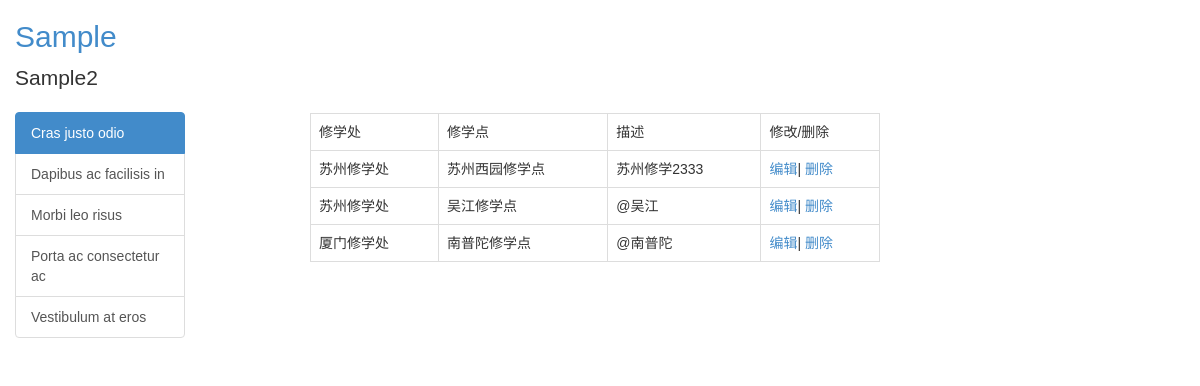
The page /admin/department/list (signed in) on the database its author committed.
### putidms/models/org.py (models this page shows, shortened)
class Department(db.Model):
    __tablename__ = 'departments'
    id = db.Column(db.Integer, primary_key=True, autoincrement=True)
    division_id = db.Column(db.Integer, db.ForeignKey('divisions.id'))
    name = db.Column(db.String(255), index=True, unique=True, nullable=False)
    desc = db.Column(db.Text)
    create_time = db.Column(db.DateTime, default=datetime.utcnow)
    update_user = db.Column(db.Integer)
    update_time = db.Column(db.DateTime, default=datetime.utcnow)
    classes = db.relationship('Class', backref='department', lazy='dynamic')

class Division(db.Model):
    __tablename__ = 'divisions'
    id = db.Column(db.Integer, primary_key=True, autoincrement=True)
    name = db.Column(db.String(255), index=True, unique=True, nullable=False)
    desc = db.Column(db.Text)
    create_time = db.Column(db.DateTime, default=datetime.utcnow)
    update_user = db.Column(db.Integer)
    update_time = db.Column(db.DateTime, default=datetime.utcnow)
    departments = db.relationship('Department', backref='division', lazy='dynamic')

### putidms/admin/views.py (the view)
@mod.route('/department/list')
@admin_required
def department_list():
    depts = Department.query.all()
    return render_template('admin/department_list.html', depts=depts)

### putidms/models/user.py (called while the page is built)
@login_manager.user_loader
def load_user(user_id):
    return User.query.get(int(user_id))

    def can(self, permissions):
        return self.role is not None and (self.role.permissions | permissions) == permissions

### putidms/templates/admin/department_list.html
{% extends 'base.html' %}
{% from "_macros.html" import render_field, render_submit_field %}
{% block content %}
{% if depts %}
<div class="row">
    <div class="col-md-offset-1 col-md-8">
        <table class="table table-bordered">
            <tr>
                <td>修学处</td>
                <td>修学点</td>
                <td>描述</td>
                <td>修改/删除</td>
            </tr>
            {% for dept in depts %}
            <tr>
                <td>{{ dept.division.name }}</td>
                <td>{{ dept.name }}</td>
                <td>{{ dept.desc }}</td>
                <td>
                    <a href="{{ url_for('admin.department_edit',id=dept.id) }}">编辑</a>|
                    <a href="{{ url_for('admin.department_delete',id=dept.id) }}">删除</a>
                </td>
            </tr>
            {% endfor %}
        </table>
    </div>
</div>
{% endif %}
{% endblock %}

### rows shown on the page
Department: division.name "苏州修学处", name "苏州西园修学点", desc "苏州修学2333"
Department: division.name "苏州修学处", name "吴江修学点", desc "@吴江"
Department: division.name "厦门修学处", name "南普陀修学点", desc "@南普陀"
